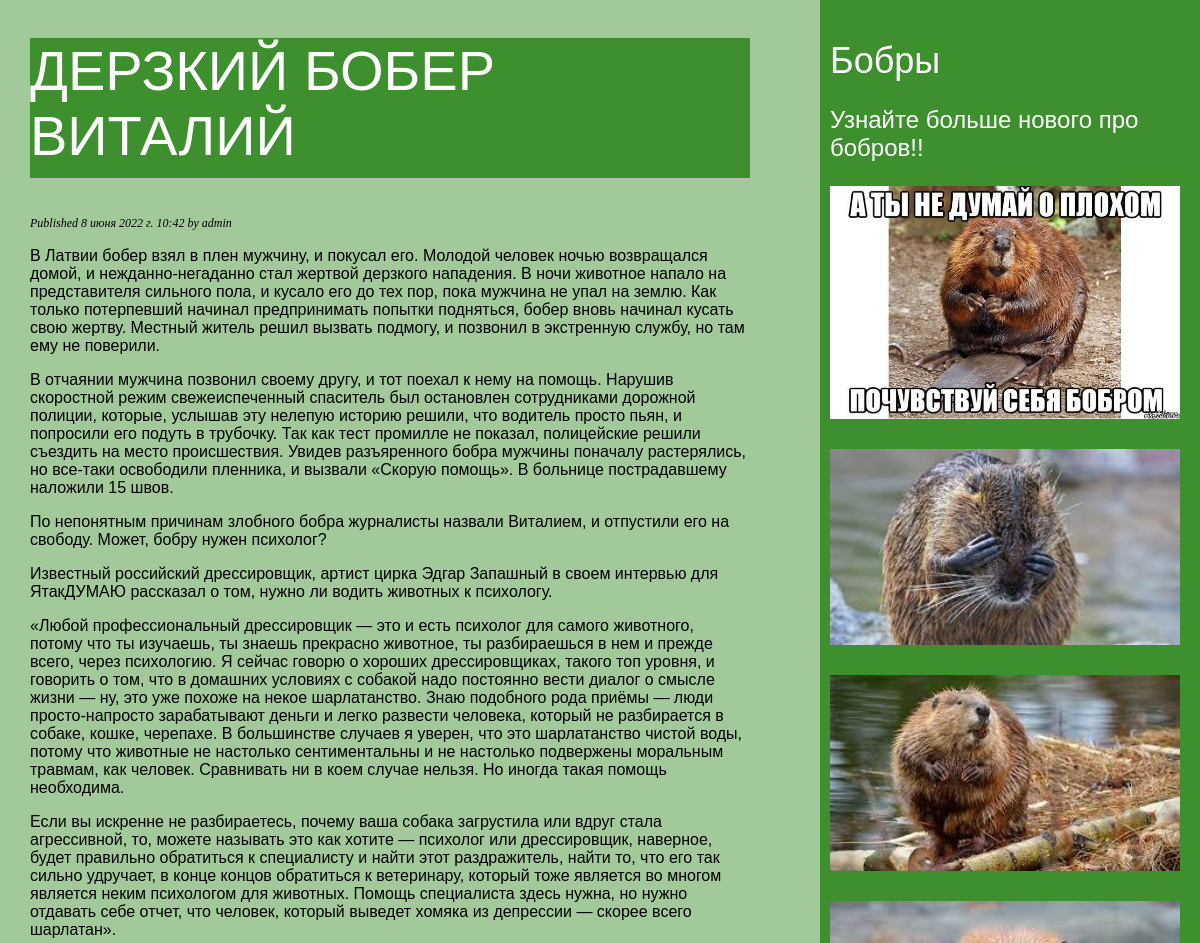
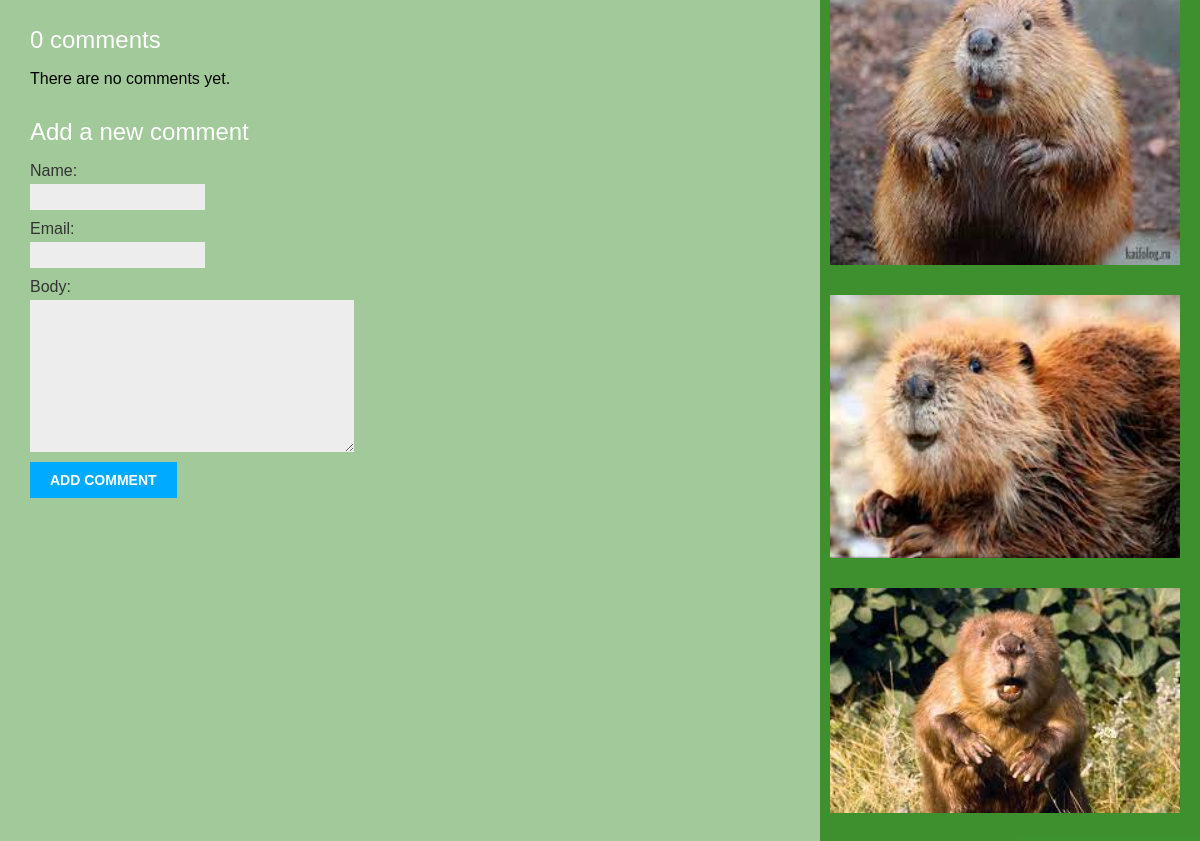
The page /blog/10/ on the database its author committed (2 pictures, top to bottom).
### blog/models.py (models this page shows, shortened)
class Post(models.Model):
     class Status(models.TextChoices):
         DRAFT = 'DF', 'Draft'
         PUBLISHED = 'PB', 'Published'
     title = models.CharField(max_length=250)
     slug = models.SlugField(max_length=250)
     author = models.ForeignKey(User,
     on_delete=models.CASCADE,
     related_name='blog_posts')
     body = models.TextField()
     publish = models.DateTimeField(default=timezone.now)
     created = models.DateTimeField(auto_now_add=True)
     updated = models.DateTimeField(auto_now=True)
     status = models.CharField(max_length=2,
     choices=Status.choices,
     default=Status.DRAFT)
     objects = models.Manager() # The default manager.
     published = PublishedManager() # Our custom manager.
     class Meta:
         ordering = ['-publish']
         indexes = [
         models.Index(fields=['-publish']),
         ]

### blog/views.py (the view)
# urls.py: path('<int:id>/', views.post_detail, name='post_detail'),
def post_detail(request, id):
    post = get_object_or_404(Post, id=id, status=Post.Status.PUBLISHED)
    comments = post.comments.filter(active=True)
    form = CommentForm()
    return render(request, 'blog/post/detail.html', {'post': post, 'comments': comments,
    'form': form})

### blog/forms.py
class CommentForm(forms.ModelForm):
    class Meta:
        model = Comment
        fields = ['name', 'email', 'body']

### blog/templates/blog/post/detail.html (shortened to what this page needs)
{% extends "blog/base.html" %}
{% block content %}
  <h1>{{ post.title }}</h1>
  <p class="date">
    Published {{ post.publish }} by {{ post.author }}
  </p>
  {{ post.body|linebreaks }}
  {% with comments.count as total_comments %}
 <h2>{{ total_comments }} comment{{ total_comments|pluralize }}</h2>
{% endwith %}
{% for comment in comments %}
 <div class="comment">
 <p class="info">
 Comment {{ forloop.counter }} by {{ comment.name }}
 {{ comment.created }}
 </p>
 {{ comment.body|linebreaks }}
 </div>
{% empty %}
 <p>There are no comments yet.</p>
{% endfor %}
<h2>Add a new comment</h2>
 <form action="{% url "blog:post_comment" post.id %}" method="post">
 {{ form.as_p }}
 <p><input type="submit" value="Add comment"></p>
 </form>
 {% endblock %}

### blog/static/css/blog.css (style rules this page uses)
body { margin:0; padding:0; font-family:helvetica, sans-serif; background: #147a0266; }
h1 { font-weight:normal; border-bottom:1px solid #bbb; padding:0 0 10px 0; background: #147a02b5; font-size: 350%; color: #ffffff; }
h2 { font-weight:normal; margin:30px 0 0; color: #ffffff; }
p.date { color:#000000; font-family: georgia, serif; font-size: 12px; font-style: italic; }
label { float:left; clear:both; color:#333; margin-bottom:4px; }
input, textarea { clear:both; float:left; margin:0 0 10px; background:#ededed; border:0; padding:6px 10px; font-size:12px; }
input[type=submit] { font-weight:bold; background:#00abff; color:#fff; padding:10px 20px; font-size:14px; text-transform:uppercase; }

### rows shown on the page
Post: title "ДЕРЗКИЙ БОБЕР ВИТАЛИЙ", publish "8 июня 2022 г. 10:42", author "admin", body "В Латвии бобер взял в плен мужчину, и покусал его. Молодой человек ночью возвращался домой, и нежданно-негаданно стал жертвой дерзкого нападения. В ночи животное напало на представителя сильного пола, и кусало его до тех пор, пока мужчина не упал на землю. Как только потерпевший начинал предпринимать попытки подняться, бобер вновь начинал кусать свою жертву. Местный житель решил вызвать подмогу, и позвонил в экстренную службу, но там ему не поверили. В отчаянии мужчина позвонил своему другу, и тот поехал к нему на помощь. Нарушив скоростной режим свежеиспеченный спаситель был остановлен сотрудниками дорожной полиции, которые, услышав эту нелепую историю решили, что водитель просто пьян, и…"

### other values the page prints
{{ total_comments }} "0"
